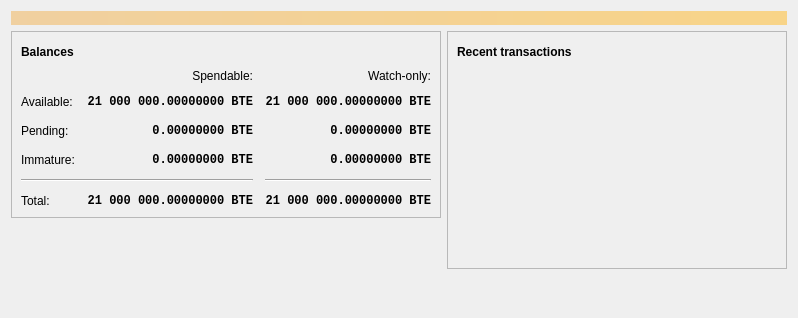
<?xml version="1.0" encoding="UTF-8"?>
<ui version="4.0">
 <class>OverviewPage</class>
 <widget class="QWidget" name="OverviewPage">
  <property name="geometry">
   <rect>
    <x>0</x>
    <y>0</y>
    <width>798</width>
    <height>318</height>
   </rect>
  </property>
  <property name="windowTitle">
   <string>Form</string>
  </property>
  <layout class="QVBoxLayout" name="topLayout">
   <item>
    <widget class="QLabel" name="labelAlerts">
     <property name="visible">
      <bool>false</bool>
     </property>
     <property name="styleSheet">
      <string notr="true">QLabel { background-color: qlineargradient(x1: 0, y1: 0, x2: 1, y2: 0, stop:0 #F0D0A0, stop:1 #F8D488); color:#000000; }</string>
     </property>
     <property name="wordWrap">
      <bool>true</bool>
     </property>
     <property name="margin">
      <number>3</number>
     </property>
     <property name="textInteractionFlags">
      <set>Qt::TextSelectableByMouse</set>
     </property>
    </widget>
   </item>
   <item>
    <layout class="QHBoxLayout" name="horizontalLayout" stretch="1,1">
     <item>
      <layout class="QVBoxLayout" name="verticalLayout_2">
       <item>
        <widget class="QFrame" name="frame">
         <property name="frameShape">
          <enum>QFrame::StyledPanel</enum>
         </property>
         <property name="frameShadow">
          <enum>QFrame::Raised</enum>
         </property>
         <layout class="QVBoxLayout" name="verticalLayout_4">
          <item>
           <layout class="QHBoxLayout" name="horizontalLayout_4">
            <item>
             <widget class="QLabel" name="label_5">
              <property name="font">
               <font>
                <weight>75</weight>
                <bold>true</bold>
               </font>
              </property>
              <property name="text">
               <string>Balances</string>
              </property>
             </widget>
            </item>
            <item>
             <widget class="QPushButton" name="labelWalletStatus">
              <property name="enabled">
               <bool>true</bool>
              </property>
              <property name="maximumSize">
               <size>
                <width>30</width>
                <height>16777215</height>
               </size>
              </property>
              <property name="toolTip">
               <string>The displayed information may be out of date. Your wallet automatically synchronizes with the Bitweb network after a connection is established, but this process has not completed yet.</string>
              </property>
              <property name="text">
               <string/>
              </property>
              <property name="icon">
               <iconset resource="../bitcoin.qrc">
                <normaloff>:/icons/warning</normaloff>
                <disabledoff>:/icons/warning</disabledoff>:/icons/warning</iconset>
              </property>
              <property name="iconSize">
               <size>
                <width>24</width>
                <height>24</height>
               </size>
              </property>
              <property name="flat">
               <bool>true</bool>
              </property>
             </widget>
            </item>
            <item>
             <spacer name="horizontalSpacer_3">
              <property name="orientation">
               <enum>Qt::Horizontal</enum>
              </property>
              <property name="sizeHint" stdset="0">
               <size>
                <width>40</width>
                <height>20</height>
               </size>
              </property>
             </spacer>
            </item>
           </layout>
          </item>
          <item>
           <layout class="QGridLayout" name="gridLayout">
            <property name="spacing">
             <number>12</number>
            </property>
            <item row="2" column="2">
             <widget class="QLabel" name="labelWatchPending">
              <property name="font">
               <font>
                <family>Monospace</family>
                <weight>75</weight>
                <bold>true</bold>
               </font>
              </property>
              <property name="cursor">
               <cursorShape>IBeamCursor</cursorShape>
              </property>
              <property name="toolTip">
               <string>Unconfirmed transactions to watch-only addresses</string>
              </property>
              <property name="text">
               <string notr="true">0.00000000 BTE</string>
              </property>
              <property name="alignment">
               <set>Qt::AlignRight|Qt::AlignTrailing|Qt::AlignVCenter</set>
              </property>
              <property name="textInteractionFlags">
               <set>Qt::LinksAccessibleByMouse|Qt::TextSelectableByKeyboard|Qt::TextSelectableByMouse</set>
              </property>
             </widget>
            </item>
            <item row="2" column="1">
             <widget class="QLabel" name="labelUnconfirmed">
              <property name="font">
               <font>
                <family>Monospace</family>
                <weight>75</weight>
                <bold>true</bold>
               </font>
              </property>
              <property name="cursor">
               <cursorShape>IBeamCursor</cursorShape>
              </property>
              <property name="toolTip">
               <string>Total of transactions that have yet to be confirmed, and do not yet count toward the spendable balance</string>
              </property>
              <property name="text">
               <string notr="true">0.00000000 BTE</string>
              </property>
              <property name="alignment">
               <set>Qt::AlignRight|Qt::AlignTrailing|Qt::AlignVCenter</set>
              </property>
              <property name="textInteractionFlags">
               <set>Qt::LinksAccessibleByMouse|Qt::TextSelectableByKeyboard|Qt::TextSelectableByMouse</set>
              </property>
             </widget>
            </item>
            <item row="3" column="2">
             <widget class="QLabel" name="labelWatchImmature">
              <property name="font">
               <font>
                <family>Monospace</family>
                <weight>75</weight>
                <bold>true</bold>
               </font>
              </property>
              <property name="cursor">
               <cursorShape>IBeamCursor</cursorShape>
              </property>
              <property name="toolTip">
               <string>Mined balance in watch-only addresses that has not yet matured</string>
              </property>
              <property name="text">
               <string notr="true">0.00000000 BTE</string>
              </property>
              <property name="alignment">
               <set>Qt::AlignRight|Qt::AlignTrailing|Qt::AlignVCenter</set>
              </property>
              <property name="textInteractionFlags">
               <set>Qt::LinksAccessibleByMouse|Qt::TextSelectableByKeyboard|Qt::TextSelectableByMouse</set>
              </property>
             </widget>
            </item>
            <item row="4" column="0" colspan="2">
             <widget class="Line" name="line">
              <property name="orientation">
               <enum>Qt::Horizontal</enum>
              </property>
             </widget>
            </item>
            <item row="4" column="2">
             <widget class="Line" name="lineWatchBalance">
              <property name="sizePolicy">
               <sizepolicy hsizetype="Preferred" vsizetype="Fixed">
                <horstretch>0</horstretch>
                <verstretch>0</verstretch>
               </sizepolicy>
              </property>
              <property name="minimumSize">
               <size>
                <width>140</width>
                <height>0</height>
               </size>
              </property>
              <property name="orientation">
               <enum>Qt::Horizontal</enum>
              </property>
             </widget>
            </item>
            <item row="5" column="0">
             <widget class="QLabel" name="labelTotalText">
              <property name="text">
               <string>Total:</string>
              </property>
             </widget>
            </item>
            <item row="3" column="1">
             <widget class="QLabel" name="labelImmature">
              <property name="font">
               <font>
                <family>Monospace</family>
                <weight>75</weight>
                <bold>true</bold>
               </font>
              </property>
              <property name="cursor">
               <cursorShape>IBeamCursor</cursorShape>
              </property>
              <property name="toolTip">
               <string>Mined balance that has not yet matured</string>
              </property>
              <property name="text">
               <string notr="true">0.00000000 BTE</string>
              </property>
              <property name="alignment">
               <set>Qt::AlignRight|Qt::AlignTrailing|Qt::AlignVCenter</set>
              </property>
              <property name="textInteractionFlags">
               <set>Qt::LinksAccessibleByMouse|Qt::TextSelectableByKeyboard|Qt::TextSelectableByMouse</set>
              </property>
             </widget>
            </item>
            <item row="2" column="3">
             <spacer name="horizontalSpacer_2">
              <property name="orientation">
               <enum>Qt::Horizontal</enum>
              </property>
              <property name="sizeHint" stdset="0">
               <size>
                <width>40</width>
                <height>20</height>
               </size>
              </property>
             </spacer>
            </item>
            <item row="3" column="0">
             <widget class="QLabel" name="labelImmatureText">
              <property name="text">
               <string>Immature:</string>
              </property>
             </widget>
            </item>
            <item row="5" column="1">
             <widget class="QLabel" name="labelTotal">
              <property name="font">
               <font>
                <family>Monospace</family>
                <weight>75</weight>
                <bold>true</bold>
               </font>
              </property>
              <property name="cursor">
               <cursorShape>IBeamCursor</cursorShape>
              </property>
              <property name="toolTip">
               <string>Your current total balance</string>
              </property>
              <property name="text">
               <string notr="true">21 000 000.00000000 BTE</string>
              </property>
              <property name="alignment">
               <set>Qt::AlignRight|Qt::AlignTrailing|Qt::AlignVCenter</set>
              </property>
              <property name="textInteractionFlags">
               <set>Qt::LinksAccessibleByMouse|Qt::TextSelectableByKeyboard|Qt::TextSelectableByMouse</set>
              </property>
             </widget>
            </item>
            <item row="5" column="2">
             <widget class="QLabel" name="labelWatchTotal">
              <property name="font">
               <font>
                <family>Monospace</family>
                <weight>75</weight>
                <bold>true</bold>
               </font>
              </property>
              <property name="cursor">
               <cursorShape>IBeamCursor</cursorShape>
              </property>
              <property name="toolTip">
               <string>Current total balance in watch-only addresses</string>
              </property>
              <property name="text">
               <string notr="true">21 000 000.00000000 BTE</string>
              </property>
              <property name="alignment">
               <set>Qt::AlignRight|Qt::AlignTrailing|Qt::AlignVCenter</set>
              </property>
              <property name="textInteractionFlags">
               <set>Qt::LinksAccessibleByMouse|Qt::TextSelectableByKeyboard|Qt::TextSelectableByMouse</set>
              </property>
             </widget>
            </item>
            <item row="0" column="2">
             <widget class="QLabel" name="labelWatchonly">
              <property name="text">
               <string>Watch-only:</string>
              </property>
              <property name="alignment">
               <set>Qt::AlignRight|Qt::AlignTrailing|Qt::AlignVCenter</set>
              </property>
             </widget>
            </item>
            <item row="1" column="0">
             <widget class="QLabel" name="labelBalanceText">
              <property name="text">
               <string>Available:</string>
              </property>
             </widget>
            </item>
            <item row="1" column="1">
             <widget class="QLabel" name="labelBalance">
              <property name="font">
               <font>
                <family>Monospace</family>
                <weight>75</weight>
                <bold>true</bold>
               </font>
              </property>
              <property name="cursor">
               <cursorShape>IBeamCursor</cursorShape>
              </property>
              <property name="toolTip">
               <string>Your current spendable balance</string>
              </property>
              <property name="text">
               <string notr="true">21 000 000.00000000 BTE</string>
              </property>
              <property name="alignment">
               <set>Qt::AlignRight|Qt::AlignTrailing|Qt::AlignVCenter</set>
              </property>
              <property name="textInteractionFlags">
               <set>Qt::LinksAccessibleByMouse|Qt::TextSelectableByKeyboard|Qt::TextSelectableByMouse</set>
              </property>
             </widget>
            </item>
            <item row="1" column="2">
             <widget class="QLabel" name="labelWatchAvailable">
              <property name="font">
               <font>
                <family>Monospace</family>
                <weight>75</weight>
                <bold>true</bold>
               </font>
              </property>
              <property name="cursor">
               <cursorShape>IBeamCursor</cursorShape>
              </property>
              <property name="toolTip">
               <string>Your current balance in watch-only addresses</string>
              </property>
              <property name="text">
               <string notr="true">21 000 000.00000000 BTE</string>
              </property>
              <property name="alignment">
               <set>Qt::AlignRight|Qt::AlignTrailing|Qt::AlignVCenter</set>
              </property>
              <property name="textInteractionFlags">
               <set>Qt::LinksAccessibleByMouse|Qt::TextSelectableByKeyboard|Qt::TextSelectableByMouse</set>
              </property>
             </widget>
            </item>
            <item row="2" column="0">
             <widget class="QLabel" name="labelPendingText">
              <property name="text">
               <string>Pending:</string>
              </property>
             </widget>
            </item>
            <item row="0" column="1">
             <widget class="QLabel" name="labelSpendable">
              <property name="text">
               <string>Spendable:</string>
              </property>
              <property name="alignment">
               <set>Qt::AlignRight|Qt::AlignTrailing|Qt::AlignVCenter</set>
              </property>
             </widget>
            </item>
           </layout>
          </item>
         </layout>
        </widget>
       </item>
       <item>
        <spacer name="verticalSpacer">
         <property name="orientation">
          <enum>Qt::Vertical</enum>
         </property>
         <property name="sizeHint" stdset="0">
          <size>
           <width>20</width>
           <height>40</height>
          </size>
         </property>
        </spacer>
       </item>
       <item>
        <widget class="QLabel" name="label">
         <property name="maximumSize">
          <size>
           <width>128</width>
           <height>128</height>
          </size>
         </property>
         <property name="text">
          <string/>
         </property>
         <property name="pixmap">
          <pixmap resource="../bitcoin.qrc">:/icons/logo</pixmap>
         </property>
         <property name="scaledContents">
          <bool>true</bool>
         </property>
         <property name="wordWrap">
          <bool>false</bool>
         </property>
        </widget>
       </item>
      </layout>
     </item>
     <item>
      <layout class="QVBoxLayout" name="verticalLayout_3">
       <item>
        <widget class="QFrame" name="frame_2">
         <property name="frameShape">
          <enum>QFrame::StyledPanel</enum>
         </property>
         <property name="frameShadow">
          <enum>QFrame::Raised</enum>
         </property>
         <layout class="QVBoxLayout" name="verticalLayout">
          <item>
           <layout class="QHBoxLayout" name="horizontalLayout_2">
            <item>
             <widget class="QLabel" name="label_4">
              <property name="font">
               <font>
                <weight>75</weight>
                <bold>true</bold>
               </font>
              </property>
              <property name="text">
               <string>Recent transactions</string>
              </property>
             </widget>
            </item>
            <item>
             <widget class="QPushButton" name="labelTransactionsStatus">
              <property name="enabled">
               <bool>true</bool>
              </property>
              <property name="maximumSize">
               <size>
                <width>30</width>
                <height>16777215</height>
               </size>
              </property>
              <property name="toolTip">
               <string>The displayed information may be out of date. Your wallet automatically synchronizes with the Bitweb network after a connection is established, but this process has not completed yet.</string>
              </property>
              <property name="text">
               <string/>
              </property>
              <property name="icon">
               <iconset resource="../bitcoin.qrc">
                <normaloff>:/icons/warning</normaloff>
                <disabledoff>:/icons/warning</disabledoff>:/icons/warning</iconset>
              </property>
              <property name="iconSize">
               <size>
                <width>24</width>
                <height>24</height>
               </size>
              </property>
              <property name="flat">
               <bool>true</bool>
              </property>
             </widget>
            </item>
            <item>
             <spacer name="horizontalSpacer">
              <property name="orientation">
               <enum>Qt::Horizontal</enum>
              </property>
              <property name="sizeHint" stdset="0">
               <size>
                <width>40</width>
                <height>20</height>
               </size>
              </property>
             </spacer>
            </item>
           </layout>
          </item>
          <item>
           <widget class="QListView" name="listTransactions">
            <property name="styleSheet">
             <string notr="true">QListView { background: transparent; }</string>
            </property>
            <property name="frameShape">
             <enum>QFrame::NoFrame</enum>
            </property>
            <property name="verticalScrollBarPolicy">
             <enum>Qt::ScrollBarAlwaysOff</enum>
            </property>
            <property name="horizontalScrollBarPolicy">
             <enum>Qt::ScrollBarAlwaysOff</enum>
            </property>
            <property name="selectionMode">
             <enum>QAbstractItemView::NoSelection</enum>
            </property>
           </widget>
          </item>
         </layout>
        </widget>
       </item>
       <item>
        <spacer name="verticalSpacer_2">
         <property name="orientation">
          <enum>Qt::Vertical</enum>
         </property>
         <property name="sizeHint" stdset="0">
          <size>
           <width>20</width>
           <height>40</height>
          </size>
         </property>
        </spacer>
       </item>
      </layout>
     </item>
    </layout>
   </item>
  </layout>
 </widget>
 <resources>
  <include location="../bitcoin.qrc"/>
 </resources>
 <connections/>
</ui>
